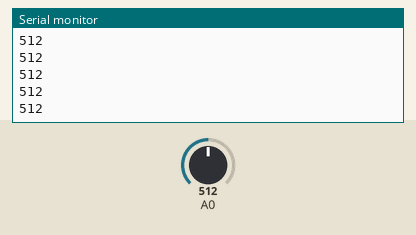
Bench run of a sketch on a simulated Arduino Uno, built with avr-gcc and run on an emulated ATmega328P. Shown: the last lines printed to the serial monitor. The test bench sets the inputs (shaded band); at power-on: A0 = 512.

Above: at 1.2 s.
1.3 s: A0 set to 716
At 1.31 s:
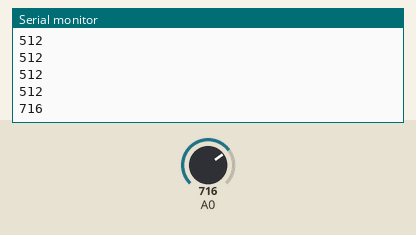
2.8 s: A0 set to 900
At 2.81 s:
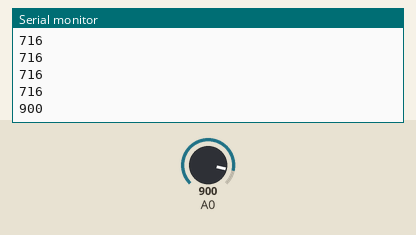
Timing chart, 0 to 5.8 s (numbered marks = the images above; inputs shaded):
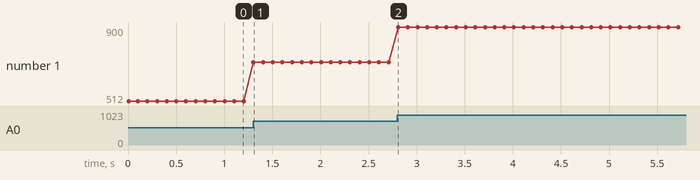

Measured:
- after the input at 1.3 s, the serial monitor: prints a new line at once (image 1)
- after the input at 2.8 s, the serial monitor: prints a new line at once (image 2)
- plotted number 1: 512 → 716 after the input at 1.3 s, 716 → 900 after the input at 2.8 s

The sketch:

force.ino
```cpp
int voltage;

void setup() {
pinMode(A0,INPUT);
Serial.begin(9600);
Serial.println("setup");


}

void loop() {
  voltage=analogRead(A0);
  Serial.println(voltage);

  delay(100);

  }
```
